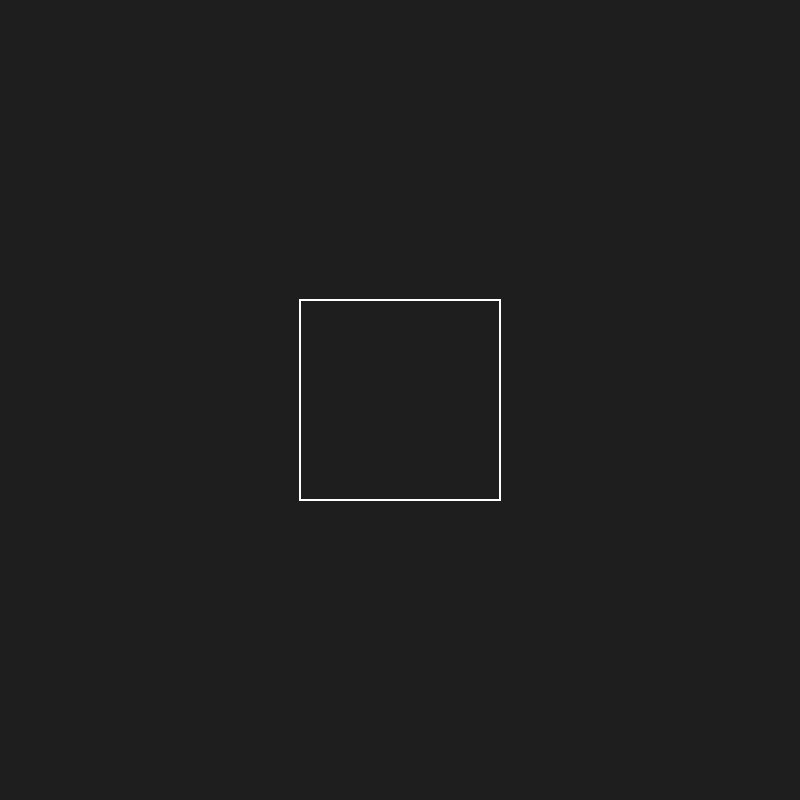
Frame 1 (no input)
Frame 60 (no input): identical to frame 1, image omitted
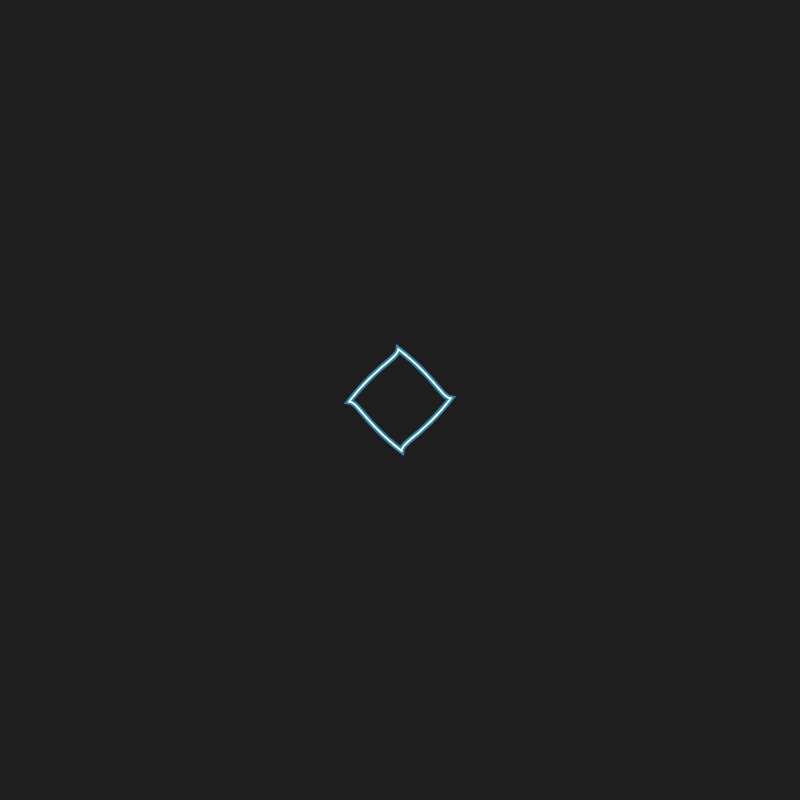
Frame 120 (the mouse pressed at the canvas centre since frame 60)

The p5.js sketch that drew these frames (run headless with seeded random() and noise() and a simulated clock; from frame 60 on, the mouse is pressed at the canvas centre):

// p5.js sketch
// ── sketch.js
let shapes = [];
let currentVerts = [];
let startVerts = [];
let nextVerts = [];
let morphing = false;
let glowFrames = 60;  // frames to show glow
let glowT = 0;
let t = 0;
let steps = 120;       // frames for morph
let n = 60;
let shapeIndex = 0;

function setup() {
  createCanvas(800, 800);
  let len = 200;
  let cx = width / 2;
  let cy = height / 2;

  // --- Square ---
  let squareVerts = [];
  for (let i = 0; i < n; i++) {
    let pos = i / n;
    let x, y;
    if (pos < 0.25) { x = lerp(cx - len/2, cx + len/2, pos/0.25); y = cy - len/2; }
    else if (pos < 0.5) { x = cx + len/2; y = lerp(cy - len/2, cy + len/2, (pos-0.25)/0.25); }
    else if (pos < 0.75) { x = lerp(cx + len/2, cx - len/2, (pos-0.5)/0.25); y = cy + len/2; }
    else { x = cx - len/2; y = lerp(cy + len/2, cy - len/2, (pos-0.75)/0.25); }
    squareVerts.push(createVector(x, y));
  }

  // --- Circle ---
  let circleVerts = [];
  for (let i = 0; i < n; i++) {
    let angle = map(i, 0, n, 0, TWO_PI);
    circleVerts.push(createVector(cx + len/2 * cos(angle), cy + len/2 * sin(angle)));
  }

  // --- Triangle ---
  let triPts = [createVector(cx, cy - len/2), createVector(cx + len/2, cy + len/2), createVector(cx - len/2, cy + len/2)];
  let triangleVerts = [];
  for (let i = 0; i < n; i++) {
    let pos = i / n; let x, y;
    if (pos < 1/3) { x = lerp(triPts[0].x, triPts[1].x, pos/(1/3)); y = lerp(triPts[0].y, triPts[1].y, pos/(1/3)); }
    else if (pos < 2/3) { x = lerp(triPts[1].x, triPts[2].x, (pos-1/3)/(1/3)); y = lerp(triPts[1].y, triPts[2].y, (pos-1/3)/(1/3)); }
    else { x = lerp(triPts[2].x, triPts[0].x, (pos-2/3)/(1/3)); y = lerp(triPts[2].y, triPts[0].y, (pos-2/3)/(1/3)); }
    triangleVerts.push(createVector(x, y));
  }

  shapes.push(squareVerts);
  shapes.push(circleVerts);
  shapes.push(triangleVerts);

  currentVerts = shapes[0].map(v => v.copy());
}

function draw() {
  background(30);

  // Glow effect
  if (glowT > 0) {
    let glowAlpha = map(glowT, 0, glowFrames, 150, 0);
    stroke(50, 200, 255, glowAlpha);
    strokeWeight(6); // thick glow
    noFill();
    beginShape();
    for (let v of currentVerts) {
      vertex(v.x, v.y);
    }
    endShape(CLOSE);
    glowT--;
  }

  // Draw main shape
  stroke(255);
  strokeWeight(2);
  noFill();
  beginShape();
  for (let v of currentVerts) {
    vertex(v.x, v.y);
  }
  endShape(CLOSE);

  // Morph animation
  if (morphing) {
    t += 1 / steps;
    if (t >= 1) {
      t = 1;
      morphing = false;
      currentVerts = nextVerts.map(v => v.copy());
    } else {
      for (let i = 0; i < currentVerts.length; i++) {
        currentVerts[i] = p5.Vector.lerp(startVerts[i], nextVerts[i], t);
      }
    }
  }
}

function mousePressed() {
  if (!morphing) {
    // Activate glow
    glowT = glowFrames;

    // Set up morph
    startVerts = currentVerts.map(v => v.copy());
    shapeIndex = (shapeIndex + 1) % shapes.length;
    nextVerts = shapes[shapeIndex].map(v => v.copy());
    t = 0;
    morphing = true;
  }
}
